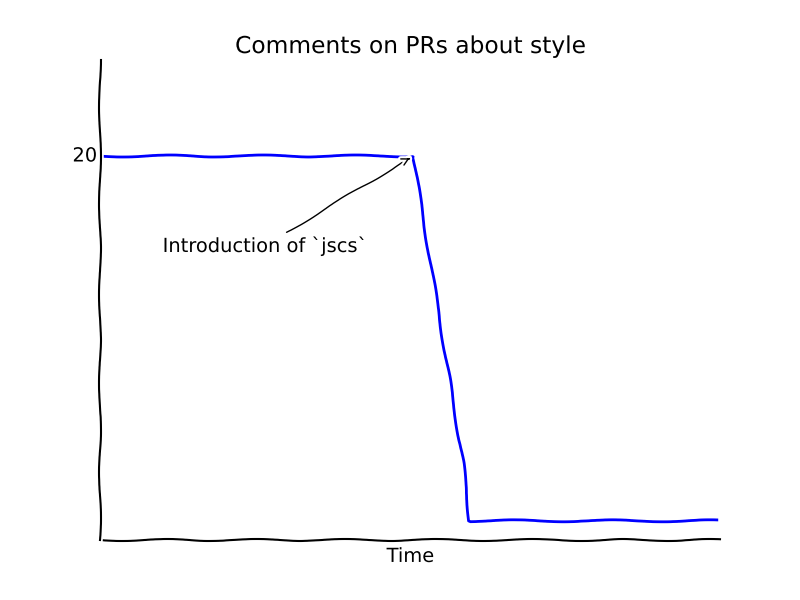

The Python source for this figure:
# Load in our dependencies
# Forking from http://matplotlib.org/xkcd/examples/showcase/xkcd.html
from matplotlib import pyplot
import numpy

"""
 Comments on PRs about style

20 | --------\
   |          |
   |          |
   |          |
   |          |
 1 |          \--\
 0 |              -------
   -----------------------
            |
   Introduction of `jscs`

          Time
"""


def main():
    """Generate and save an image as per the docstring above"""
    # Define our style as XKCD
    pyplot.xkcd()

    # Start a new graph
    dpi = 72
    fig = pyplot.figure(1, figsize=(600 / dpi, 400 / dpi))

    # Add labels and a title
    pyplot.xlabel('Time')
    pyplot.title('Comments on PRs about style')

    # Define our axes and limits
    # http://matplotlib.org/xkcd/api/pyplot_api.html#matplotlib.pyplot.subplot
    ax = fig.add_subplot(1, 1, 1)  # cols, rows, plot number
    ax.spines['right'].set_color('none')
    ax.spines['top'].set_color('none')
    pyplot.xticks([])
    pyplot.yticks([0, 20])
    ax.set_ylim([-1, 25])

    # Hide right side of ticks
    # http://stackoverflow.com/questions/9051494/customizing-just-one-side-of-tick-marks-in-matplotlib-using-spines
    # http://matplotlib.org/api/axis_api.html
    ax.yaxis.set_ticks_position('none')

    # Generate 100 nodes for our graph and draw them
    # http://wiki.scipy.org/Numpy_Example_List#fill
    data = numpy.zeros(100)
    data.fill(20)
    inflection_point = 50
    data[inflection_point:inflection_point+10] = numpy.arange(20, 0, -2)
    data[inflection_point+10:] = numpy.zeros(100 - (inflection_point + 10))
    pyplot.plot(data)

    # Add our annotation
    pyplot.annotate(
        'Introduction of `jscs`',
        xy=(inflection_point, 20), arrowprops=dict(arrowstyle='->'), xytext=(10, 15))

    # Save the image
    pyplot.savefig('graph.png', dpi=dpi)

if __name__ == '__main__':
    main()
